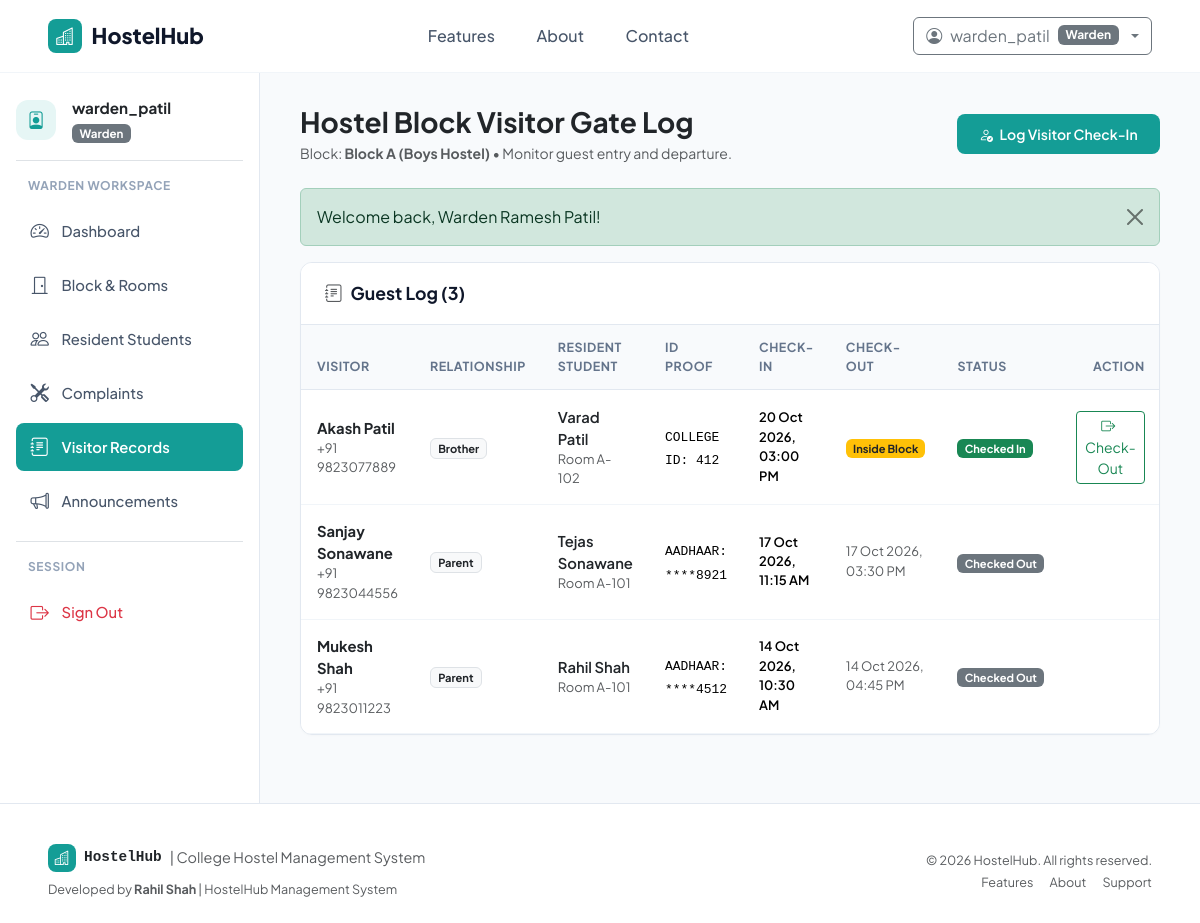
The page /warden/visitors.php (signed in) on the database its author committed.
### tables this page shows
CREATE TABLE `wardens` (
    `WardenID` INT AUTO_INCREMENT PRIMARY KEY,
    `Name` VARCHAR(100) NOT NULL,
    `Email` VARCHAR(100) NOT NULL UNIQUE,
    `Phone` VARCHAR(20) NOT NULL,
    `BlockID` INT NULL,
    `CreatedAt` TIMESTAMP DEFAULT CURRENT_TIMESTAMP,
    FOREIGN KEY (`BlockID`) REFERENCES `blocks`(`BlockID`) ON DELETE SET NULL
);

CREATE TABLE `blocks` (
    `BlockID` INT AUTO_INCREMENT PRIMARY KEY,
    `BlockName` VARCHAR(50) NOT NULL UNIQUE,
    `Gender` ENUM('Boys', 'Girls', 'Coed') NOT NULL,
    `Description` VARCHAR(255) NULL,
    `CreatedAt` TIMESTAMP DEFAULT CURRENT_TIMESTAMP
);

CREATE TABLE `visitors` (
    `VisitorID` INT AUTO_INCREMENT PRIMARY KEY,
    `StudentID` INT NOT NULL,
    `Name` VARCHAR(100) NOT NULL,
    `VisitDate` DATE NOT NULL,
    `Relation` VARCHAR(50) NOT NULL,
    `Role` VARCHAR(50) NOT NULL DEFAULT 'Visitor',
    `Phone` VARCHAR(20) NOT NULL,
    `IDProof` VARCHAR(50) NULL,
    `CheckInTime` DATETIME NOT NULL,
    `CheckOutTime` DATETIME NULL,
    `Status` ENUM('Checked In', 'Checked Out') NOT NULL DEFAULT 'Checked In',
    `CreatedAt` TIMESTAMP DEFAULT CURRENT_TIMESTAMP,
    FOREIGN KEY (`StudentID`) REFERENCES `students`(`StudentID`) ON DELETE CASCADE
);

CREATE TABLE `students` (
    `StudentID` INT AUTO_INCREMENT PRIMARY KEY,
    `Name` VARCHAR(100) NOT NULL,
    `Email` VARCHAR(100) NOT NULL UNIQUE,
    `Phone` VARCHAR(20) NOT NULL,
    `Gender` ENUM('Male', 'Female', 'Other') NOT NULL,
    `Course` VARCHAR(100) NOT NULL,
    `Year` INT NOT NULL DEFAULT 1,
    `EmergencyContact` VARCHAR(100) NOT NULL,
    `EmergencyPhone` VARCHAR(20) NOT NULL,
    `Address` TEXT NULL,
    `RoomID` INT NULL,
    `CreatedAt` TIMESTAMP DEFAULT CURRENT_TIMESTAMP,
    FOREIGN KEY (`RoomID`) REFERENCES `rooms`(`RoomID`) ON DELETE SET NULL
);

CREATE TABLE `rooms` (
    `RoomID` INT AUTO_INCREMENT PRIMARY KEY,
    `RoomNumber` VARCHAR(20) NOT NULL,
    `Type` VARCHAR(50) NOT NULL DEFAULT 'Double',
    `Capacity` INT NOT NULL DEFAULT 2,
    `Occupied` INT NOT NULL DEFAULT 0,
    `FeePerSemester` DECIMAL(10,2) NOT NULL DEFAULT 25000.00,
    `Status` ENUM('Available', 'Full', 'Maintenance') NOT NULL DEFAULT 'Available',
    `BlockID` INT NOT NULL,
    `CreatedAt` TIMESTAMP DEFAULT CURRENT_TIMESTAMP,
    FOREIGN KEY (`BlockID`) REFERENCES `blocks`(`BlockID`) ON DELETE CASCADE,
    UNIQUE KEY `unique_block_room` (`BlockID`, `RoomNumber`)
);

### warden/visitors.php (the view, shortened to what this page needs)
<?php
require_once __DIR__ . '/../config/database.php';
require_once __DIR__ . '/../includes/helpers.php';
$wardenId = (int)($_SESSION['user']['WardenID'] ?? 0);
$wStmt = $pdo->prepare("SELECT w.*, b.BlockName FROM wardens w LEFT JOIN blocks b ON w.BlockID = b.BlockID WHERE w.WardenID = :wid");
$wStmt->execute([':wid' => $wardenId]);
$warden = $wStmt->fetch();
$blockId = $warden['BlockID'] ?? 0;
$visitors = [];
if ($blockId > 0) {
    $vStmt = $pdo->prepare("
        SELECT v.*, s.Name as StudentName, r.RoomNumber
        FROM visitors v
        JOIN students s ON v.StudentID = s.StudentID
        JOIN rooms r ON s.RoomID = r.RoomID
        WHERE r.BlockID = :bid
        ORDER BY v.VisitorID DESC
    ");
    $vStmt->execute([':bid' => $blockId]);
    $visitors = $vStmt->fetchAll();
}
require_once __DIR__ . '/../includes/header.php';
?>
<div class="dashboard-container">
    <?php require_once __DIR__ . '/../includes/sidebar.php'; ?>
    <main class="main-content">
        <div class="d-flex flex-wrap justify-content-between align-items-center mb-4 gap-3">
            <div>
                <h3 class="fw-bold text-dark mb-1">Hostel Block Visitor Gate Log</h3>
                <p class="text-muted small mb-0">
                    Block: <strong><?= htmlspecialchars($warden['BlockName'] ?? 'Unassigned') ?></strong> &bull; Monitor guest entry and departure.
                </p>
            </div>
            <button class="btn btn-teal btn-sm" data-bs-toggle="modal" data-bs-target="#wardenCheckinModal">
                <i class="bi bi-person-check me-1"></i> Log Visitor Check-In
            </button>
        </div>
        <?php display_flash(); ?>
        <div class="content-card">
            <div class="content-card-header">
                <h6 class="content-card-title"><i class="bi bi-journal-text me-2 text-muted"></i>Guest Log (<?= count($visitors) ?>)</h6>
            </div>
            <div class="table-responsive">
                <table class="table table-custom align-middle">
                    <thead>
                        <tr>
                            <th>Visitor</th>
                            <th>Relationship</th>
                            <th>Resident Student</th>
                            <th>ID Proof</th>
                            <th>Check-In</th>
                            <th>Check-Out</th>
                            <th>Status</th>
                            <th class="text-end">Action</th>
                        </tr>
                    </thead>
                    <tbody>
                        <?php if (empty($visitors)): ?>
                            <tr><td colspan="8" class="text-center py-4 text-muted">No visitors logged for this block.</td></tr>
                        <?php else: ?>
                            <?php foreach ($visitors as $v): ?>
                                <tr>
                                    <td>
                                        <div class="fw-bold text-dark"><?= htmlspecialchars($v['Name']) ?></div>
                                        <div class="small text-muted"><?= htmlspecialchars($v['Phone']) ?></div>
                                    </td>
                                    <td><span class="badge bg-light text-dark border"><?= htmlspecialchars($v['Relation']) ?></span></td>
                                    <td>
                                        <div class="fw-semibold text-dark"><?= htmlspecialchars($v['StudentName']) ?></div>
                                        <div class="small text-muted">Room <?= htmlspecialchars($v['RoomNumber']) ?></div>
                                    </td>
                                    <td><span class="small font-monospace"><?= htmlspecialchars($v['IDProof'] ?? 'None') ?></span></td>
                                    <td><div class="small fw-semibold"><?= format_date($v['CheckInTime'], true) ?></div></td>
                                    <td>
                                        <?php if ($v['Status'] === 'Checked Out'): ?>
                                            <div class="small text-muted"><?= format_date($v['CheckOutTime'], true) ?></div>
                                        <?php else: ?>
                                            <span class="badge bg-warning text-dark">Inside Block</span>
                                        <?php endif; ?>
                                    </td>
                                    <td><?= get_status_badge($v['Status']) ?></td>
                                    <td class="text-end">
                                        <?php if ($v['Status'] === 'Checked In'): ?>
                                            <form method="POST" action="visitors.php" class="d-inline">
                                                <button type="submit" class="btn btn-sm btn-outline-success py-1 px-2">
                                                    <i class="bi bi-box-arrow-right me-1"></i>Check-Out
                                                </button>
                                            </form>
                                        <?php endif; ?>
                                    </td>
                                </tr>
                            <?php endforeach; ?>
                        <?php endif; ?>
                    </tbody>
                </table>
            </div>
        </div>
    </main>
</div>
<?php require_once __DIR__ . '/../includes/footer.php'; ?>

### includes/helpers.php (shortened to what this page needs)
<?php
function display_flash(): void {
    if (!empty($_SESSION['flash'])) {
        $type = htmlspecialchars($_SESSION['flash']['type']);
        $message = htmlspecialchars($_SESSION['flash']['message']);
        echo '<div class="alert alert-' . $type . ' alert-dismissible fade show" role="alert">
                ' . $message . '
                <button type="button" class="btn-close" data-bs-dismiss="alert" aria-label="Close"></button>
              </div>';
    }
}
function format_date(?string $datetime, bool $includeTime = false): string {
    $ts = strtotime($datetime);
    return date($includeTime ? 'd M Y, h:i A' : 'd M Y', $ts);
}
function get_status_badge(string $status): string {
    $normalized = strtolower(trim($status));
    $badgeClass = match ($normalized) {
        'active', 'paid', 'resolved', 'checked in', 'available' => 'bg-success',
        'pending', 'in progress', 'double', 'triple'           => 'bg-warning text-dark',
        'overdue', 'rejected', 'full', 'inactive'              => 'bg-danger',
        'maintenance', 'vacated', 'transferred', 'checked out' => 'bg-secondary',
        default                                                => 'bg-info text-dark'
    };
    return '<span class="badge ' . $badgeClass . '">' . htmlspecialchars($status) . '</span>';
}

### assets/css/style.css (style rules this page uses)
:root { --primary-teal: #149d96; --primary-teal-hover: #0f827c; --primary-teal-light: #e6f6f5; --primary-teal-border: #b2e4e1; --text-dark: #0f172a; --text-muted: #64748b; --bg-light: #f8fafc; --bg-card: #ffffff; --border-color: #e2e8f0; --sidebar-width: 260px; }
html, body { max-width: 100%; overflow-x: hidden; }
body { font-family: 'Plus Jakarta Sans', 'Inter', -apple-system, BlinkMacSystemFont, "Segoe UI", Roboto, sans-serif; color: var(--text-dark); background-color: var(--bg-light); min-height: 100vh; display: flex; flex-direction: column; }
.btn-teal { background-color: var(--primary-teal); color: #ffffff !important; border: none; font-weight: 600; padding: 0.6rem 1.4rem; border-radius: 8px; transition: all 0.2s ease-in-out; }
.dashboard-container { display: flex; min-height: calc(100vh - 70px); }
.main-content { flex-grow: 1; padding: 2rem 2.5rem; background-color: var(--bg-light); overflow-x: hidden; }
.content-card { background: #ffffff; border: 1px solid var(--border-color); border-radius: 12px; box-shadow: 0 1px 3px rgba(0,0,0,0.02); margin-bottom: 2rem; overflow: hidden; }
.content-card-header { padding: 1.25rem 1.5rem; border-bottom: 1px solid var(--border-color); display: flex; align-items: center; justify-content: space-between; background-color: #ffffff; }
.content-card-title { font-size: 1.1rem; font-weight: 700; margin: 0; color: #0f172a; }
.table-custom { margin-bottom: 0; }
.table-custom th { font-size: 0.78rem; text-transform: uppercase; letter-spacing: 0.04em; color: #64748b; background-color: #f8fafc; border-bottom: 1px solid #e2e8f0; padding: 0.85rem 1rem; }
.table-custom td { padding: 0.95rem 1rem; vertical-align: middle; border-bottom: 1px solid #f1f5f9; font-size: 0.925rem; }

### rows shown on the page
wardens: BlockID.BlockName "Block A (Boys Hostel)"
visitors: Name "Akash Patil", Phone "+91 9823077889", Relation "Brother", StudentID.Name "Varad Patil", rooms.RoomNumber "A-102", IDProof "COLLEGE ID: 412", CheckInTime "20 Oct 2026, 03:00 PM", shows "Inside Block", Status "Checked In"
visitors: Name "Sanjay Sonawane", Phone "+91 9823044556", Relation "Parent", StudentID.Name "Tejas Sonawane", rooms.RoomNumber "A-101", IDProof "AADHAAR: ****8921", CheckInTime "17 Oct 2026, 11:15 AM", CheckOutTime "17 Oct 2026, 03:30 PM", Status "Checked Out"
visitors: Name "Mukesh Shah", Phone "+91 9823011223", Relation "Parent", StudentID.Name "Rahil Shah", rooms.RoomNumber "A-101", IDProof "AADHAAR: ****4512", CheckInTime "14 Oct 2026, 10:30 AM", CheckOutTime "14 Oct 2026, 04:45 PM", Status "Checked Out"

### other values the page prints
$currentUser['Username'] "warden_patil"
$currentUser['Role'] "Warden"
$_SESSION['user']['Username'] "warden_patil"
$role "Warden"
$message "Welcome back, Warden Ramesh Patil!"
count($visitors) "3"
APP_NAME "HostelHub"
APP_TITLE "College Hostel Management System"
